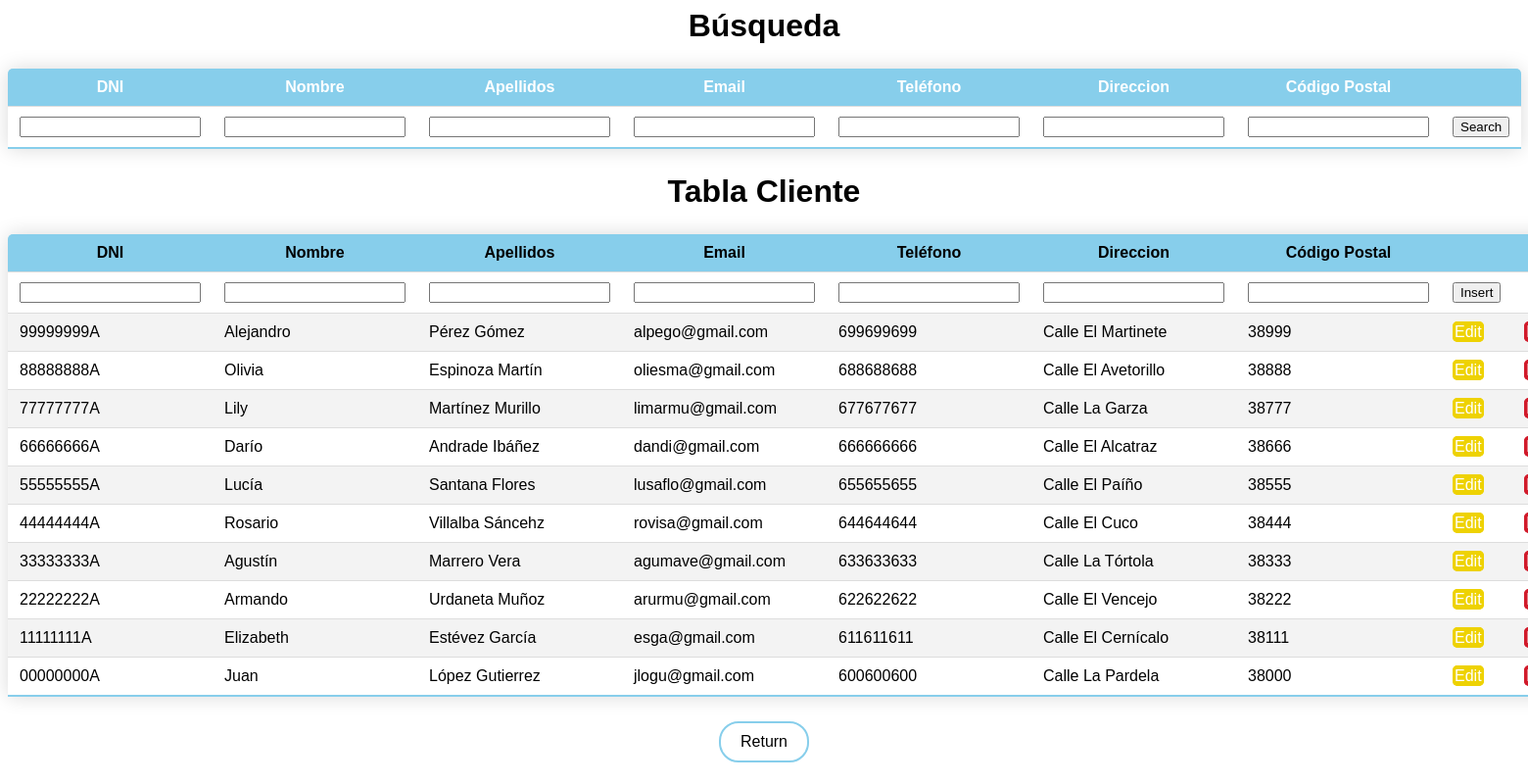
Page /with-css/cliente.php?column=DNI&order=desc on the committed database.
### tables this page shows
CREATE TABLE IF NOT EXISTS CLIENTE (
  DNI VARCHAR(10) NOT NULL,
  Nombre VARCHAR(45) NOT NULL,
  Apellidos VARCHAR(45) NOT NULL,
  Email VARCHAR(45) NOT NULL,
  Telefono VARCHAR(12) NOT NULL,
  Direccion VARCHAR(45) NOT NULL,
  Codigo_postal VARCHAR(8) NOT NULL,
  Borrado TINYINT NULL,
  PRIMARY KEY (DNI),
  UNIQUE INDEX Email_UNIQUE (Email ASC) VISIBLE,
  UNIQUE INDEX DNI_UNIQUE (DNI ASC) VISIBLE,
  UNIQUE INDEX Telefono_UNIQUE (Telefono ASC) VISIBLE);

### with-css/cliente.php (the view, shortened to what this page needs)
<?php
require "bbdd.php";
$columns = array('DNI','Nombre','Apellidos', 'Email', 'Telefono', 'Direccion', 'Codigo_postal');
$column = isset($_GET['column']) && in_array($_GET['column'], $columns) ? $_GET['column'] : $columns[0];
$sort_order = isset($_GET['order']) && strtolower($_GET['order']) == 'desc' ? 'DESC' : 'ASC';
if ($result = mysqli_query($db, "SELECT * FROM CLIENTE WHERE Borrado = 0 ORDER BY $column $sort_order")) {
	$up_or_down = str_replace(array('ASC','DESC'), array('up','down'), $sort_order);
	$asc_or_desc = $sort_order == 'ASC' ? 'desc' : 'asc';
	$add_class = ' class="highlight"';
?>
<!DOCTYPE html>
<html>
<head>
</head>
<body>
<div>
<table class="styled-table">
  <h1>Búsqueda</h1>
  <tr>
    <th>DNI</th>
    <th>Nombre</th>
    <th>Apellidos</th>
    <th>Email</th>
    <th>Teléfono</th>
    <th>Direccion</th>
    <th>Código Postal</th>
    <th></th>
    </tr>
    <form action="cliente.php?search=" method="post">
    <td><input type='text' name='DNI'></td>
    <td><input type='text' name='Nombre'></td>
    <td><input type='text' name='Apellidos'></td>
    <td><input type='text' name='Email'></td>
    <td><input type='text' name='Telefono'></td>
    <td><input type='text' name='Direccion'></td>
    <td><input type='text' name='Codigo_Postal'></td>
    <td><button>Search</button></td>
    </form>
  </table>
  <table class="styled-table search-table">
  <h1>Tabla Cliente</h1>
  <tr>
    <th><a class = "table-title" href="cliente.php?column=DNI&order=<?php echo $asc_or_desc; ?>">DNI<i class ="<?php echo $column == 'DNI' ? '-' . $up_or_down : ''; ?>"></i></a></th>
    <th><a class = "table-title" href="cliente.php?column=Nombre&order=<?php echo $asc_or_desc; ?>">Nombre<i class ="<?php echo $column == 'Nombre' ? '-' . $up_or_down : ''; ?>"></i></a></th>
    <th><a class = "table-title" href="cliente.php?column=Apellidos&order=<?php echo $asc_or_desc; ?>">Apellidos<i class ="<?php echo $column == 'Apellidos' ? '-' . $up_or_down : ''; ?>"></i></a></th>
    <th><a class = "table-title" href="cliente.php?column=Email&order=<?php echo $asc_or_desc; ?>">Email<i class ="<?php echo $column == 'Email' ? '-' . $up_or_down : ''; ?>"></i></a></th>
    <th><a class = "table-title" href="cliente.php?column=Telefono&order=<?php echo $asc_or_desc; ?>">Teléfono<i class ="<?php echo $column == 'Telefono' ? '-' . $up_or_down : ''; ?>"></i></a></th>
    <th><a class = "table-title" href="cliente.php?column=Direccion&order=<?php echo $asc_or_desc; ?>">Direccion<i class ="<?php echo $column == 'Direccion' ? '-' . $up_or_down : ''; ?>"></i></a></th>
    <th><a class = "table-title" href="cliente.php?column=Codigo_postal&order=<?php echo $asc_or_desc; ?>">Código Postal<i class ="<?php echo $column == 'Codigo_postal' ? '-' . $up_or_down : ''; ?>"></i></a></th>
    <th></th>
    <th></th>
    </tr>
  <tr>
  <form action="insert.php?" method="post">
    <td><input type='text' name='enterDNI'></td>
    <td><input type='text' name='enterNombre'></td>
    <td><input type='text' name='enterApellidos'></td>
    <td><input type='text' name='enterEmail'></td>
    <td><input type='text' name='enterTelefono'></td>
    <td><input type='text' name='enterDireccion'></td>
    <td><input type='text' name='enterCodigo_Postal'></td>
    <td><button>Insert</button></td>
    </form>
  </tr>
<?php
  while($data = mysqli_fetch_assoc($result)) {
  ?>
  <tr>
    <td <?php echo $column == 'DNI' ? $add_class : ''; ?>><?php echo $data['DNI'];?></td>
    <td <?php echo $column == 'Nombre' ? $add_class : ''; ?>><?php echo $data['Nombre'];?></td>
    <td <?php echo $column == 'Apellidos' ? $add_class : ''; ?>><?php echo $data['Apellidos'];?></td>
    <td <?php echo $column == 'Email' ? $add_class : ''; ?>><?php echo $data['Email'];?></td>
    <td <?php echo $column == 'Telefono' ? $add_class : ''; ?>><?php echo $data['Telefono'];?></td>
    <td <?php echo $column == 'Direccion' ? $add_class : ''; ?>><?php echo $data['Direccion'];?></td>
    <td <?php echo $column == 'Codigo_postal' ? $add_class : ''; ?>><?php echo $data['Codigo_postal'];?></td>
    <td ><a class = "edit" href="edit.php?id=<?php echo $data['DNI']; ?>">Edit</a></td>
    <td ><a class = "delete" href="delete.php?id=<?php echo $data['DNI']; ?>">Delete</a></td>
  </tr>
  <?php
  }
  ?>
  </table>
  </div>
<a class = "return" href="index.php">Return</a>
</body>
</html>
<?php
}
?>

### rows in the picture
cliente: DNI "99999999A", Nombre "Alejandro", Apellidos "Pérez Gómez", Email "alpego@gmail.com", Telefono "699699699", Direccion "Calle El Martinete", Codigo_postal "38999"
cliente: DNI "88888888A", Nombre "Olivia", Apellidos "Espinoza Martín", Email "oliesma@gmail.com", Telefono "688688688", Direccion "Calle El Avetorillo", Codigo_postal "38888"
cliente: DNI "77777777A", Nombre "Lily", Apellidos "Martínez Murillo", Email "limarmu@gmail.com", Telefono "677677677", Direccion "Calle La Garza", Codigo_postal "38777"
cliente: DNI "66666666A", Nombre "Darío", Apellidos "Andrade Ibáñez", Email "dandi@gmail.com", Telefono "666666666", Direccion "Calle El Alcatraz", Codigo_postal "38666"
cliente: DNI "55555555A", Nombre "Lucía", Apellidos "Santana Flores", Email "lusaflo@gmail.com", Telefono "655655655", Direccion "Calle El Paíño", Codigo_postal "38555"
cliente: DNI "44444444A", Nombre "Rosario", Apellidos "Villalba Sáncehz", Email "rovisa@gmail.com", Telefono "644644644", Direccion "Calle El Cuco", Codigo_postal "38444"
cliente: DNI "33333333A", Nombre "Agustín", Apellidos "Marrero Vera", Email "agumave@gmail.com", Telefono "633633633", Direccion "Calle La Tórtola", Codigo_postal "38333"
cliente: DNI "22222222A", Nombre "Armando", Apellidos "Urdaneta Muñoz", Email "arurmu@gmail.com", Telefono "622622622", Direccion "Calle El Vencejo", Codigo_postal "38222"
cliente: DNI "11111111A", Nombre "Elizabeth", Apellidos "Estévez García", Email "esga@gmail.com", Telefono "611611611", Direccion "Calle El Cernícalo", Codigo_postal "38111"
cliente: DNI "00000000A", Nombre "Juan", Apellidos "López Gutierrez", Email "jlogu@gmail.com", Telefono "600600600", Direccion "Calle La Pardela", Codigo_postal "38000"
